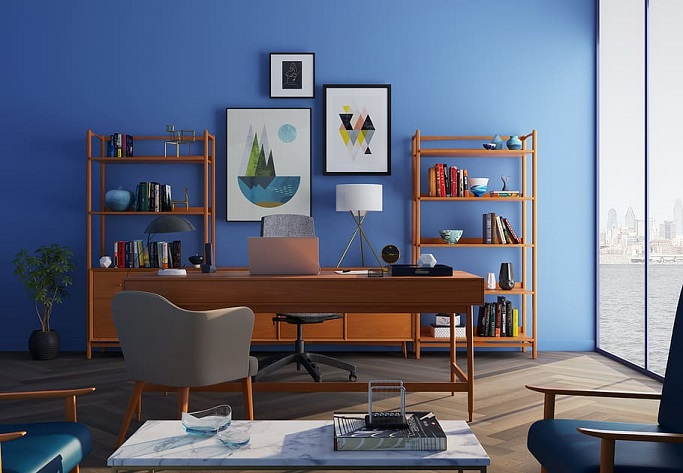
#> input picture workshop3/bookcase-chairs-clean-decor.jpeg, 683 x 473 px
$ python -i hough_transform.py   (imports and definitions only)   (older library calls are emulated)
#> lines starting #> are read from the running program, lines starting #| are printed output that depends on the picture
import cv2
import numpy as np
import math
from matplotlib import pyplot as plt
# from scipy.misc import imread,imresize,imsave
from skimage.color import rgb2gray

def hough_lines(image, rho, theta, threshold, min_line_len, max_line_gap):
    # Initialize output image
    lines = []

    # Get image dimensions
    height, width = image.shape[:2]

    # Compute maximum rho value
    max_rho = math.ceil(math.sqrt(height ** 2 + width ** 2))

    # Compute theta values
    thetas = np.arange(-math.pi / 2, math.pi / 2, theta)

    # Compute sin and cos of theta values
    cos_thetas = np.cos(thetas)
    sin_thetas = np.sin(thetas)

    # Initialize accumulator array
    accumulator = np.zeros((len(thetas), max_rho * 2))

    # Find edges in the image
    edges = cv2.Canny(image, 50, 150, apertureSize=3)

    # Loop through all edge pixels
    for y in range(height):
        for x in range(width):
            if edges[y, x] != 0:
                # Compute rho for each theta value
                for i in range(len(thetas)):
                    rho_val = int(x * cos_thetas[i] + y * sin_thetas[i]) + max_rho
                    accumulator[i, rho_val] += 1

    # Find lines using accumulator array
    for i in range(len(thetas)):
        for j in range(max_rho * 2):
            if accumulator[i, j] > threshold:
                # Compute endpoint coordinates for each line
                rho_val = j - max_rho
                x1 = int(rho_val * cos_thetas[i] - height * sin_thetas[i])
                y1 = int(rho_val * sin_thetas[i] + height * cos_thetas[i])
                x2 = int(rho_val * cos_thetas[i] + width * sin_thetas[i])
                y2 = int(rho_val * sin_thetas[i] - width * cos_thetas[i])

                # Add line to output image
                lines.append([[x1, y1, x2, y2]])

    return lines


def draw_lines(image, lines, color=(0, 0, 255), thickness=2):
    # Copy input image to avoid modifying original
    img_copy = np.copy(image)

    # Loop through all lines
    for line in lines:
        # Get endpoints of line
        x1, y1, x2, y2 = line[0]

        # Draw line on image
        cv2.line(img_copy, (x1, y1), (x2, y2), color, thickness)

    return img_copy

# [74 lines left out: functions hough_line, draw_hough_lines, not called in this run]

def hough(img):
    # [7 lines of commented-out code are left out]
    gray = cv2.cvtColor(img, cv2.COLOR_BGR2GRAY)
    # Use canny edge detection
    edges = cv2.Canny(gray, 50, 150, apertureSize=3)

    lines = hough_lines(edges, 1, np.pi / 180, 150, 14, 42)
    line_img = draw_lines(img, lines)
    cv2.imshow('result', line_img)
    cv2.waitKey(0)
    cv2.destroyAllWindows()

>>> import cv2
>>> picture = cv2.imread('bookcase-chairs-clean-decor.jpeg')
#> picture is the input picture: shape (473, 683, 3); mean B, G, R 127.3, 109.2, 102.7
>>> result = hough(picture)
#> in hough, `gray = cv2.cvtColor(img, cv2.COLOR_BGR2GRAY)`:
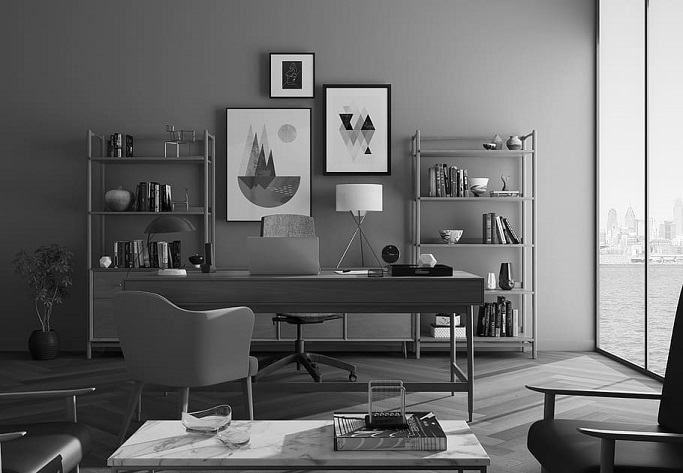
#> gray: shape (473, 683); min 0, max 255, mean 109.3
#> in hough, `edges = cv2.Canny(gray, 50, 150, apertureSize=3)`:
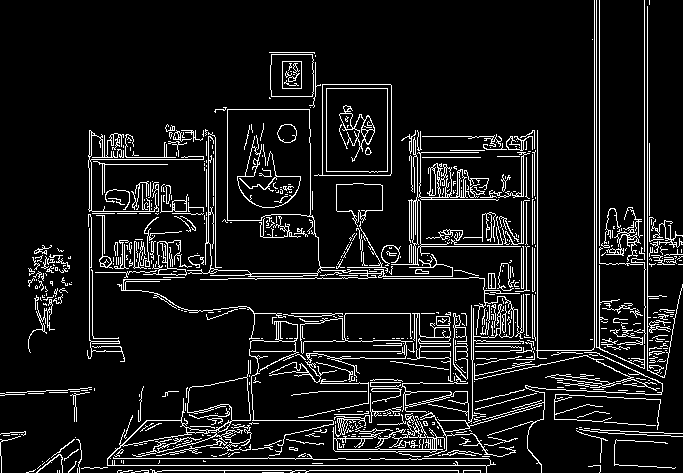
#> edges: shape (473, 683); 9.3% white in thin lines or dots
#> in hough_lines, `edges = cv2.Canny(image, 50, 150, apertureSize=3)`:
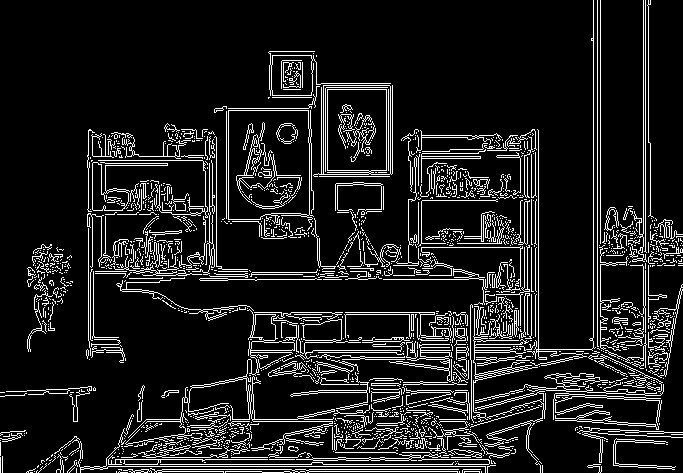
#> edges: shape (473, 683); 11.5% white in thin lines or dots
#> after the loop in hough_lines, `for y in range(height):`:
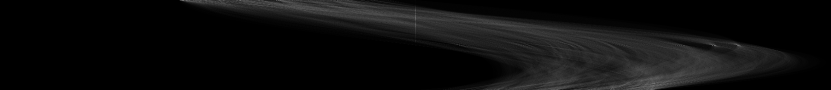
#> accumulator: shape (180, 1662) float64 (shown at 1/2 size); min 0, max 416, mean 22.4; drawn with min black and max white
#> in hough, `lines = hough_lines(edges, 1, np.pi / 180, 150, 14, 42)`: lines = 447 items
#> the loop in draw_lines, `for line in lines:` made 447 passes
#> (x1, y1, x2, y2) on passes 1 to 3: (472, 471, -683, 470), (472, 469, -683, 468), (472, 466, -683, 465)
#> after the loop in draw_lines, `for line in lines:`:
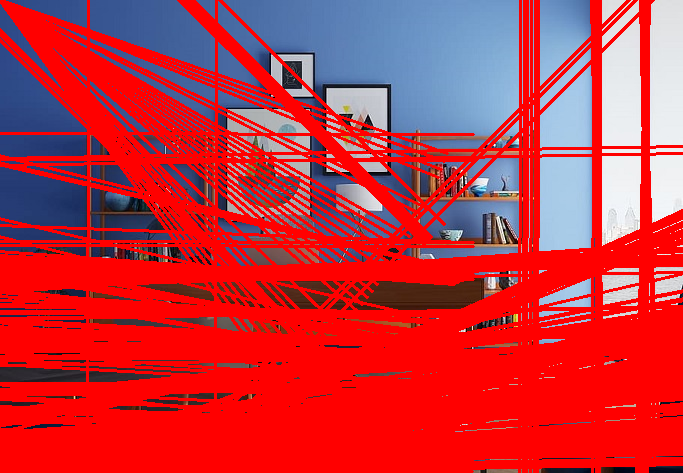
#> img_copy: shape (473, 683, 3); mean B, G, R 64.3, 52.5, 195.5

$ run again, on workshop3/chess.png
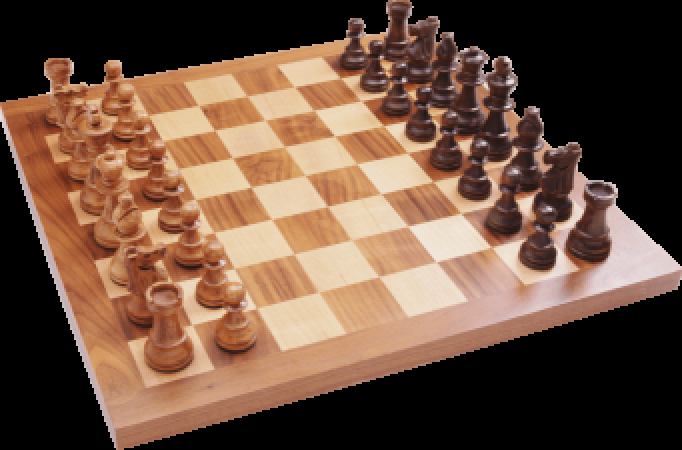
#> input picture workshop3/chess.png, 682 x 450 px
#> picture is the input picture: shape (450, 682, 3); mean B, G, R 64.2, 81.6, 109.7
#> after the loop in hough_lines, `for y in range(height):`:
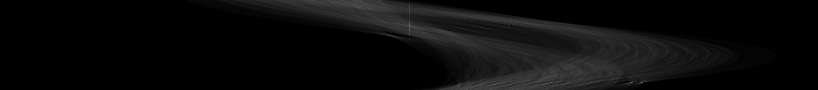
#> accumulator: shape (180, 1636) float64 (shown at 1/2 size); min 0, max 382, mean 16.4; drawn with min black and max white
#> lines = 81 items
#> the loop in draw_lines, `for line in lines:` made 81 passes
#> (x1, y1, x2, y2) on passes 1 to 8: (430, 131, -652, -199), (420, 161, -636, -244), (318, 318, -482, -482), (306, 329, -465, -498), (301, 334, -456, -506), (295, 339, -447, -514), (289, 344, -438, -522), (283, 349, -429, -530)
#> after the loop in draw_lines, `for line in lines:`:
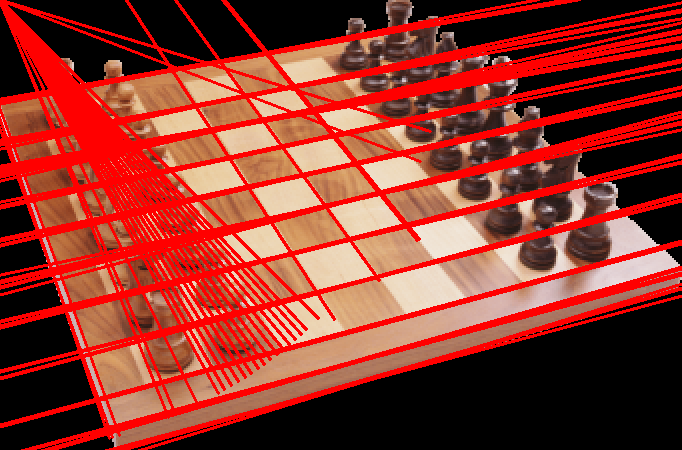
#> img_copy: shape (450, 682, 3); mean B, G, R 43.7, 55.1, 143.5
